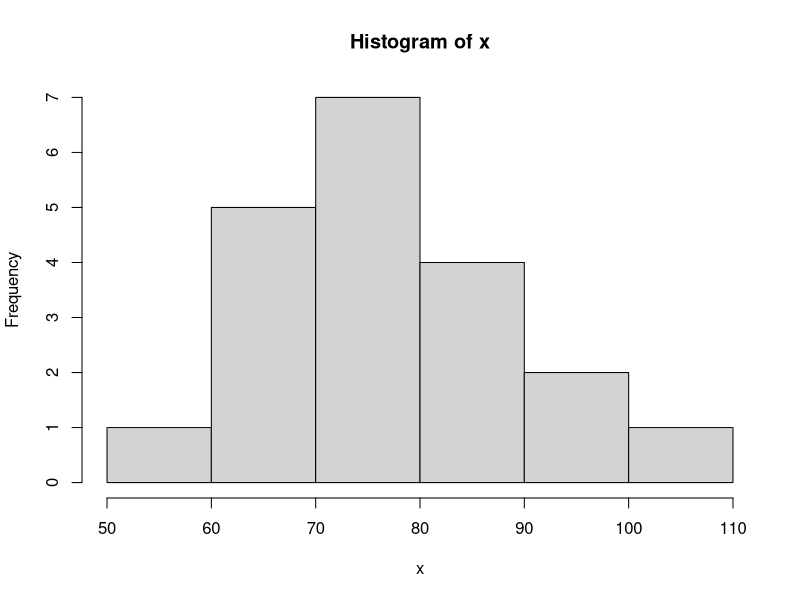
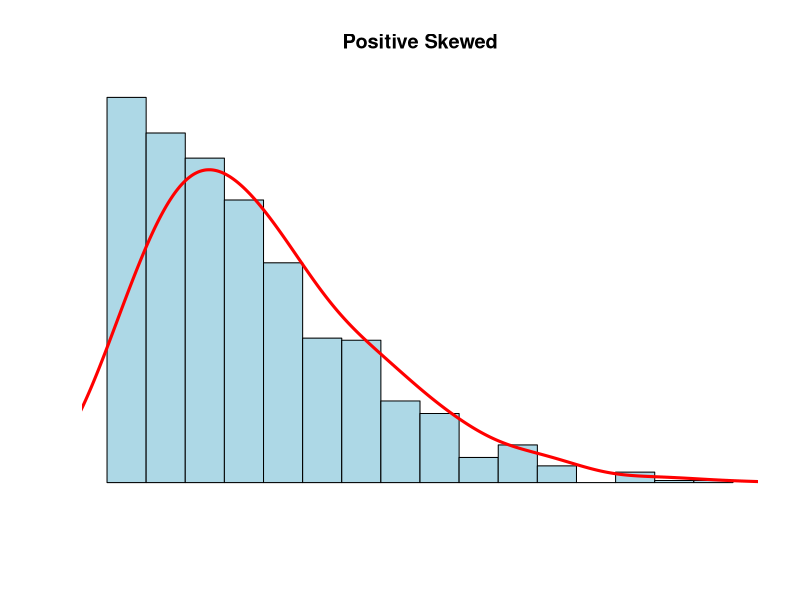
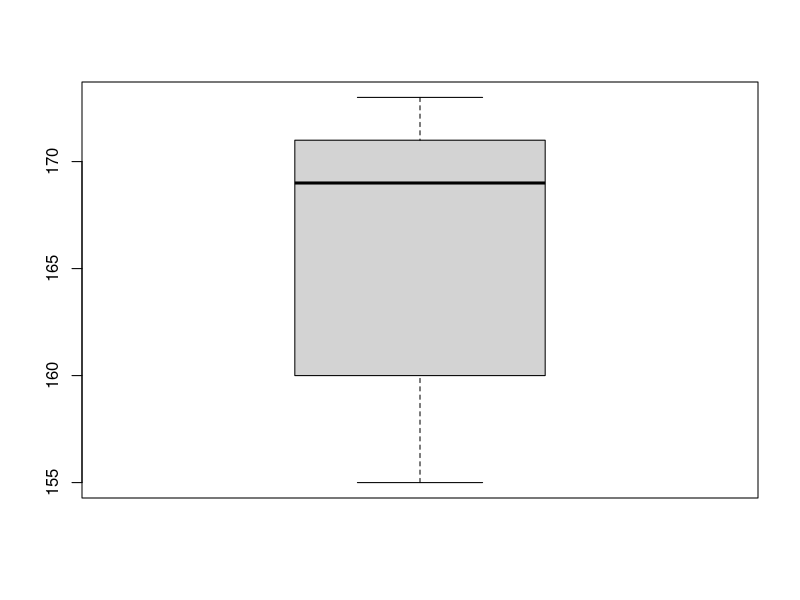
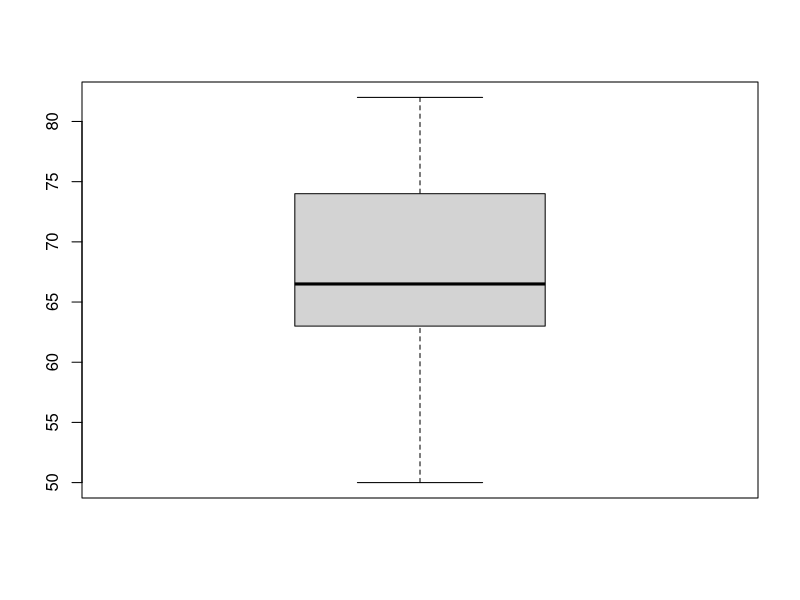

These charts were generated, in order, by the following R code:
## ---- chunk 1
knitr::opts_chunk$set(echo = TRUE)
library(tidyverse)
## ---- chunk 2
x <- c(5, 6, 7, 8, 9, 10, 11, 12, 13, 14, 15, 16, 17, 18, 19, 20, 21, 22, 23, 24, 25, 26, 27, 28, 29) 
## ---- chunk 3
median(x)
## ---- chunk 4
quantile(x)
## ---- chunk 5
23 - 11
## ---- chunk 6
x <- c(6.40, 5.20)
## ---- chunk 7
mean(x)
## ---- chunk 8
x <- c(68, 70, 72, 58, 90, 110, 68, 70, 72, 80, 80, 67, 90, 94, 100, 80, 75, 79, 84, 90)
## ---- chunk 9
median(x)
## ---- chunk 10
mean(x)
## ---- chunk 11
quantile(x)
## ---- chunk 12
sd(x)
## ---- chunk 13
hist(x)
## ---- chunk 14
frango_dieta <- read_csv("dados/brutos/frango_dieta.csv")

frango_dieta
## ---- chunk 15
dadosCo2 <- read_csv("dados/brutos/frango_dieta.csv")

## ---- chunk 16
#---------------------------------------------------------
N <- 1000
x <- rnbinom(N, 4, .5)
hist(
x,
xlim = c(min(x), max(x)),
probability = T,
nclass = max(x) - min(x) + 1,
col = 'lightblue', xlab = ' ', ylab = ' ', axes = F,
main = 'Positive Skewed'
)
lines(density(x, bw = 1), col = 'red', lwd = 3)
#---------------------------------------------------------
## ---- chunk 17
tabela_01 <- tribble(
  ~nome, ~altura, ~peso,
  "Ana", 155, 50,
  "Ludimilla", 158, 61,
  "Cristina", 162, 65,
  "Tereza", 168, 68,
  "Patrícia", 170, 69,
  "Mariana", 170, 65,
  "Ana Paula", 172, 82,
  "Dirce", 173, 79) 
tabela_01 %>% view()
## ---- chunk 18
altura <- c(155, 158, 162, 168, 170, 170, 172, 173)
## ---- chunk 19
median(altura)
## ---- chunk 20
mean(altura)
## ---- chunk 21
sd(altura)
## ---- chunk 22
peso <- c(50, 61, 65, 68, 69, 65, 82, 79)
## ---- chunk 23
median(peso)
## ---- chunk 24
mean(peso)
## ---- chunk 25
sd(peso)
## ---- chunk 26
altura <- c(155, 158, 162, 168, 170, 170, 172, 173)

## ---- chunk 27
boxplot(altura) 
## ---- chunk 28
peso <- c(50, 61, 65, 68, 69, 65, 82, 79)
## ---- chunk 29
boxplot(peso)
